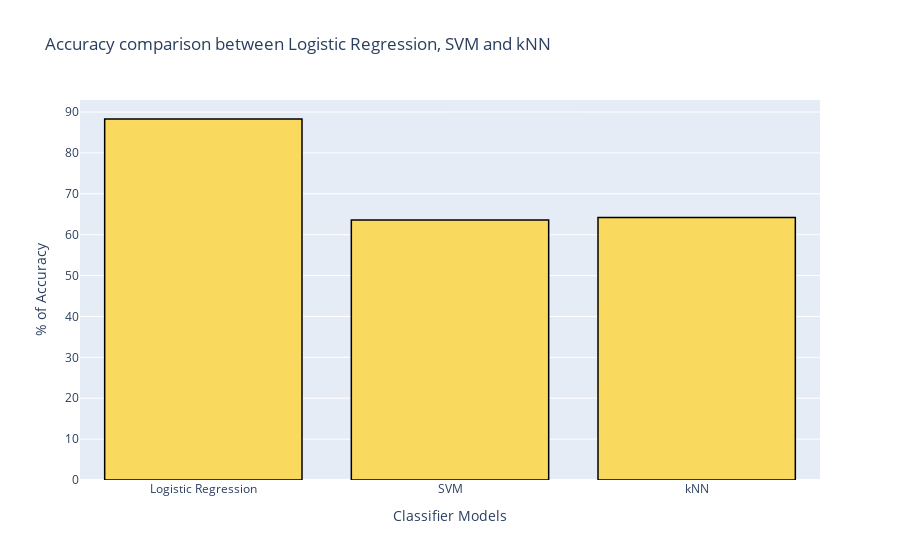

Notebook source saved alongside this figure:
### Code cell
fig = plt.figure()
Models = ['Logistic Regression', 'SVM', 'kNN']
Accuracy = [CorrectPredictionsLr, CorrectPredictionsSvm, CorrectPredictionsKnn]

# create trace1
trace1 = go.Bar(
                x = Models,
                y = Accuracy,
                marker = dict(color = 'rgb(250, 218, 94)', line = dict(color = 'rgb(0,0,0)', width = 1.5)))
layout = go.Layout(title = 'Accuracy comparison between Logistic Regression, SVM and kNN', 
                   xaxis = dict(title = 'Classifier Models'), yaxis = dict(title = '% of Accuracy'))
fig = go.Figure(data = [trace1], layout = layout)
fig.show()

### Figure 1 — Plotly figure (JSON) as saved in the notebook; plotly's stock layout.template omitted (floating-point values rounded to 4 significant figures)
{"data": [{"marker": {"color": "rgb(250, 218, 94)", "line": {"color": "rgb(0,0,0)", "width": 1.5}}, "type": "bar", "x": ["Logistic Regression", "SVM", "kNN"], "y": [88.3, 63.6, 64.2]}], "layout": {"title": {"text": "Accuracy comparison between Logistic Regression, SVM and kNN"}, "xaxis": {"title": {"text": "Classifier Models"}}, "yaxis": {"title": {"text": "% of Accuracy"}}}}
